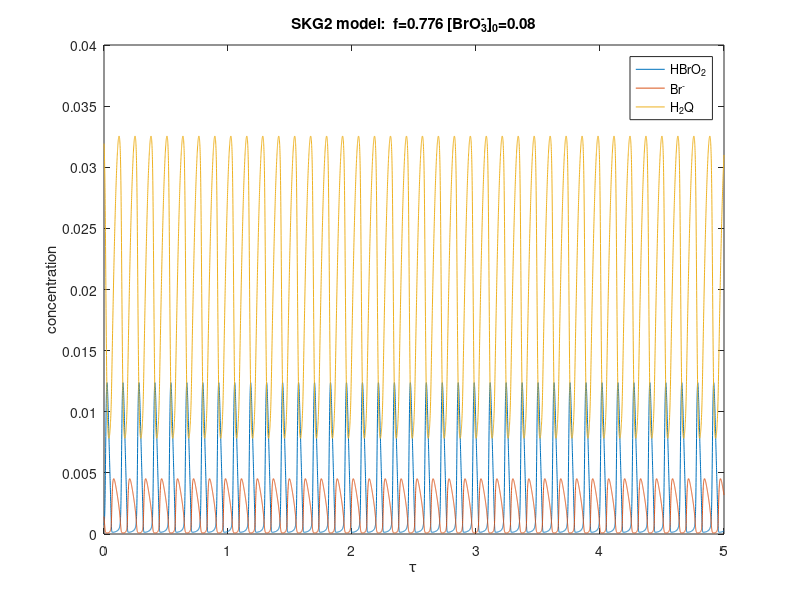
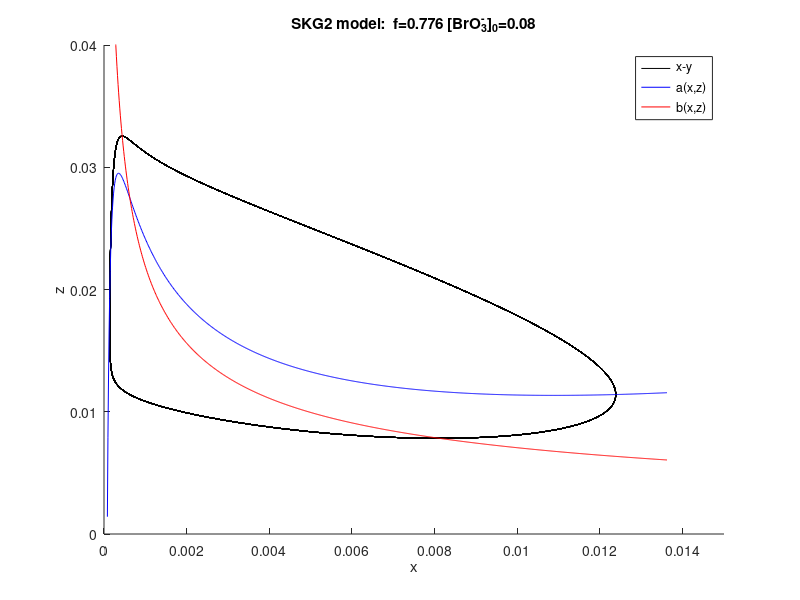

MATLAB code for these plots, in order:
#! /usr/bin/octave -qf
# -*-octave-*-
# SKG model DOI: 10.1021/jp9832721
# Eqs E6-E8 modified to simulation the consumption of substrate BrO3-


global galpha = 1000000;
global gbeta = 77.4;
global ggamma = 1102;
global gdelta = 2719;
global gf = 0.776;
global BrO30 = 0.08;
global T = 0;
global k2 =  2500000;
global k14 =  5.0000e-05;
global k17 =  0.02;
global BrCHD = 0.02;
global kdp = 280; # kd'
global k5 = 170000;
global k4 = 2000000;
global k4r = 100000000; # k_{-4}
global H = 1.29;

# The first command-line argument, if given, is initial [BrO3-]
if (1 == nargin)
  arg_list = argv();
  BrO30 = str2num(arg_list{1});
endif

function xdot = f (x, t)
  global galpha;
  global gbeta;
  global ggamma;
  global gdelta;
  global gf;
  global k2;
  global k14;
  global k17;
  global kdp;
  global k5;
  global k4;
  global k4r;
  global BrCHD;
  global T;
  global BrO30
  global H;

  BrO3 = BrO30 - T * t; # FIXME check BrO3 > 0

  xdot = zeros (3, 1);

  galpha = k2 * k14 * BrCHD / (k17 * k17 * BrO3 * BrO3);
  # beta has no dependency on [BrO3-]
  ggamma = kdp * realsqrt(k14) * realsqrt(BrCHD) / (realpow(k17, 3/2) * realsqrt(H) * BrO3);
  gdelta = 2 * k5 * k4 * k14 * BrCHD / (k4r * k17 * k17 * BrO3 * BrO3);

  # printf("a = %f\n", galpha);
  # printf("b = %f\n", gbeta);
  # printf("g = %f\n", ggamma);
  # printf("d = %f\n", gdelta);

  xdot(1) = x(2) * (gbeta - galpha * x(1)) + x(3) * (ggamma * realsqrt(x(1)) + 1.0) - gdelta * x(1) * x(1);
  xdot(2) = 1.0 - x(2) * (gbeta + galpha * x(1));
  xdot(3) = gf - x(3) * (ggamma * realsqrt(x(1)) + 1.0); 

endfunction

# Initial conditions
#1 HBrO2
x1 = 0.0007245927973977255 ;
#2 Br-
x2 = 0.001422769822454512 ;
#3 H2Q
x3 = 0.03193424249332828 ;

x0 = [x1; x2; x3];

# time = kf*t
#t = linspace (0, 1, 10000);
t = linspace (0, 5, 10000);

y = lsode ("f", x0, t);

plot (t, y);

xlabel("\\tau");
ylabel("concentration");
title(cstrcat("SKG2 model: ",
			  " f=", num2str(gf), 
			  " [BrO_3^-]_0=", num2str(BrO30))
#			  " T=", num2str(T))
	  );
legend("HBrO_2", "Br^-", "H_2Q");

print -djpg skg2.jpg

d = [rot90(t, -1), y];

save plot.mat d;

# E9
function r = axz(x)
  global galpha gbeta ggamma gdelta gf;

  v = galpha/gbeta;

  r = (gdelta * x * x - (1 - v * x)/(1 + v * x))/(ggamma * realsqrt(x) + 1); 

endfunction

# E10
function r = bxz(x)
  global ggamma gf;

  r = gf / (ggamma * realsqrt(x) + 1);
endfunction


newplot();

xsteps = 1000;
xmax = 1.1 * max(y(:,1));
xh = xmax/xsteps;
xi = 1;

for i=1:xsteps
  xx = xh * i;
  yy = axz(xx);

  # a(x,z) may become negative with small x values - do not plot those
  if (yy > 0)
	xxi(xi) = xx;
	null_x(xi) = yy;
	null_z(xi) = bxz(xx);
	xi = xi + 1;
  endif

end

hold on;
plot(y(:,1),y(:,3), "color", "black");
plot(xxi, null_x, "color", "blue");
plot(xxi, null_z, "color", "red");

xlim([0, 0.015]);
ylim([0, 0.04]);

title(cstrcat("SKG2 model: ",
			  " f=", num2str(gf), 
			  " [BrO_3^-]_0=", num2str(BrO30))
	  );
xlabel("x");
ylabel("z");
legend("x-y", "a(x,z)", "b(x,z)");

print -djpg skg2pp.jpg

quit(0);



